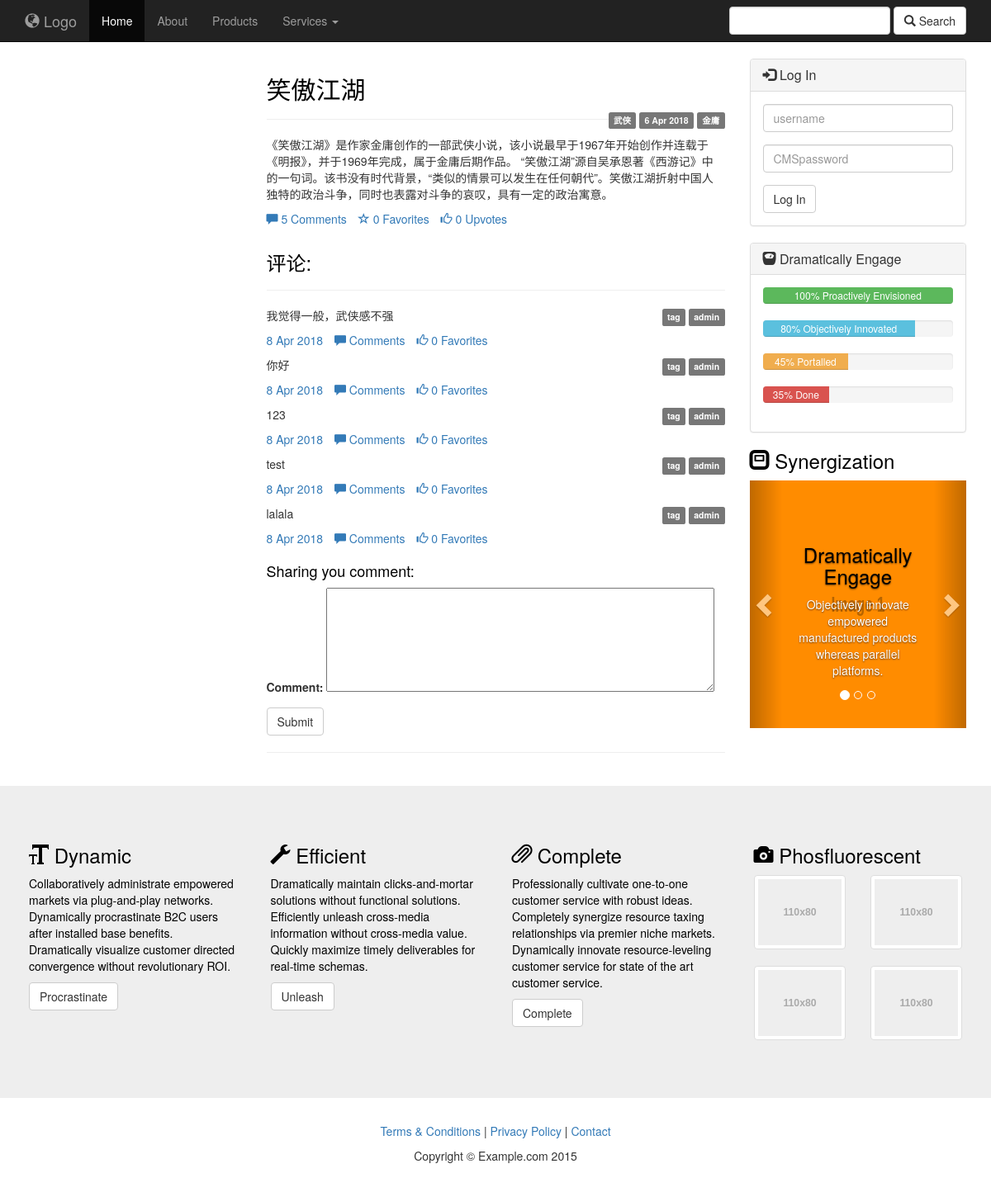
Page /focus/4 on the earlier database version.
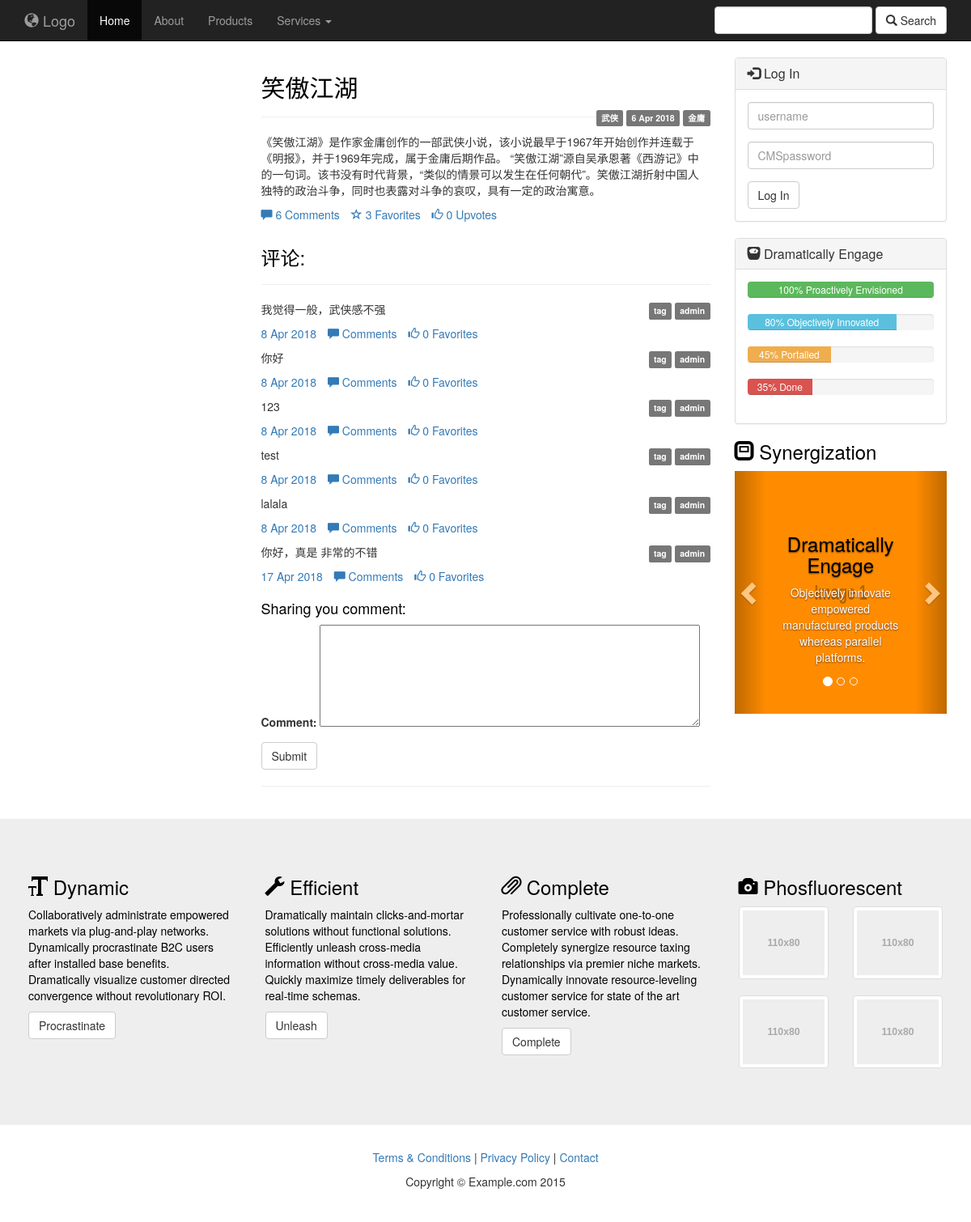
Same page on the later database version.
### focus/models.py (models this page shows, shortened)
class Article(models.Model):
    column = models.ForeignKey('Column', blank=True, null=True, verbose_name='belong to',on_delete=models.CASCADE)
    title = models.CharField(max_length=256)
    author = models.ForeignKey('Author',on_delete=models.CASCADE)
    user = models.ManyToManyField('NewUser', blank=True)
    content = models.TextField('content')
    pub_date = models.DateTimeField(auto_now_add=True, editable=True)
    update_time = models.DateTimeField(auto_now=True, null=True)
    published = models.BooleanField('notDraft', default=True)
    poll_num = models.IntegerField(default=0)
    comment_num = models.IntegerField(default=0)
    keep_num = models.IntegerField(default=0)
    objects = ArticleManage()
    class Meta:
        verbose_name = 'article'
        verbose_name_plural = 'article'

class Column(models.Model):
    name = models.CharField('column_name', max_length=256)
    intro = models.TextField('introduction', default='')
    def __str__(self):
        return self.name
    class Meta:
        verbose_name = 'column'
        verbose_name_plural = 'column'
        ordering = ['name']

class Author(models.Model):
    name = models.CharField(max_length=256)
    profile = models.CharField('profile',default='',max_length=256)
    password = models.CharField('password',max_length=256)
    def __str__(self):
        return self.name

class Comment(models.Model):
    user = models.ForeignKey('NewUser',null=True,on_delete=models.CASCADE)
    article = models.ForeignKey('Article',null=True,on_delete=models.CASCADE)
    content = models.TextField()
    pub_date = models.DateTimeField(auto_now_add=True,editable=True)
    poll_num = models.IntegerField(default=0)

class NewUser(AbstractUser):
    profile = models.CharField('profile', default='', max_length=256)
    def __str__(self):
        return self.username

### focus/views.py (the view)
# urls.py: path('<int:article_id>',views.article,name='article'),
def article(request,article_id):
    article = get_object_or_404(Article,id=article_id)
    login_form = LoginForm()
    comment_form = CommentForm()
    content = markdown2.markdown(article.content,extras=["code-friendly",
		"fenced-code-blocks", "header-ids", "toc", "metadata"])
    comments = Comment.objects.filter(article_id=article_id)
    context = {'article':article,'login_form':login_form,'content':content,'comment_form':comment_form,'comments':comments}
    return render(request,'focus/article_page.html',context)

### focus/forms.py
class LoginForm(forms.Form):
    uid = forms.CharField(widget=forms.TextInput(attrs={'class':'form-control','id':'uid','placeholder':'username'}))
    pwd = forms.CharField(widget=forms.PasswordInput(attrs={'class':'form-control','id':'pwd','placeholder':'CMSpassword'}))

class CommentForm(forms.Form):
    comment = forms.CharField(widget=forms.Textarea(attrs={'cols': '60', 'rows': '6'}))

### focus/templates/focus/article_page.html (shortened to what this page needs)
<!DOCTYPE html>
<html lang="en">
<head>
	{% load staticfiles %}
	<link href="{% static "css/bootstrap.min.css" %}" rel="stylesheet">
	<link href="{% static "css/custom.css" %}" rel="stylesheet">
</head>
<body>
	<nav class="navbar navbar-inverse navbar-static-top" role="navigation">
		<div class="container">
			<div class="navbar-header">
				<a class="navbar-brand" href="#">
					<span class="glyphicon glyphicon-globe"></span> Logo</a>
			</div>
			<div class="collapse navbar-collapse" id="navbar">
				<ul class="nav navbar-nav">
					<li class="active">
						<a href="#">Home</a>
					</li>
					<li>
						<a href="#">About</a>
					</li>
					<li>
						<a href="#">Products</a>
					</li>
					<li class="dropdown">
						<a href="#" class="dropdown-toggle" data-toggle="dropdown" role="button" aria-haspopup="true" aria-expanded="false">Services
							<span class="caret"></span>
						</a>
					</li>
				</ul>
				<form class="navbar-form navbar-right" role="search">
					<div class="form-group">
						<input type="text" class="form-control">
					</div>
					<button type="submit" class="btn btn-default">
						<span class="glyphicon glyphicon-search"></span> Search</button>
				</form>
			</div>
		</div>
	</nav>
	<div class="container-fluid">
		<div class="col-sm-3">
		</div>
		<div class="col-sm-6">
			<div class="row">
				<article class="col-xs-12">
					<h2>{{ article.title }}</h2>
					<p class="pull-right">
						<span class="label label-default">{{ article.column }}</span>
						<span class="label label-default">{{ article.pub_date | date:"j M Y" }}</span>
						<span class="label label-default">{{ article.author }}</span>
						<p><hr></p>
						<p>{{ content|safe }}</p>
						<ul class="list-inline">
							<li>
								<a href="#">
									<span class="glyphicon glyphicon-comment"></span> {{ article.comment_num }} Comments</a>
							</li>
							<li>
								<a href="/focus/{{ article.id}}/favorate/">
									<span class="glyphicon glyphicon-star-empty"></span> {{ article.keep_num }} Favorites</a>
							</li>
							<li>
								<a href="#">
									<span class="glyphicon glyphicon-thumbs-up"></span> {{ article.poll_num }} Upvotes</a>
							</li>
						</ul>
				</article>
			</div>
			<h3>评论:</h3>
			<hr>
			{% for comment in comments %}
			<div class="row">
				<article class="col-xs-12">
					<p class="pull-right"> <span class="label label-default">tag</span> <span class="label label-default">{{ comment.user }}</span></p>
					<p>{{ comment.content }}</p>
					<ul class="list-inline">
						<li><a href="#">{{ comment.pub_date | date:"j M Y" }}</a></li>
						<li><a href="#"><span class="glyphicon glyphicon-comment"></span> {{ comment.comment_num }} Comments</a></li>
						<li><a href="#"><span class="glyphicon glyphicon-thumbs-up"></span> {{ comment.poll_num }} Favorites</a></li>
					</ul>
				</article>
			</div>
			{% endfor %}
			<div class="row">
					<article class="col-xs-12">
						<h4>Sharing you comment:</h4>
						<form action="/focus/{{ article.id }}/comment/" method="post">
							{{ comment_form.as_p }}
							<input class="btn btn-default" type="submit" value="Submit" />
						</form>
					</article>
				</div>
				<hr>
		</div>
		<div class="col-sm-3">
			{% if request.user.is_authenticated %}
			<div class="panel panel-default">
				<div class="panel-heading">
					<h3 class="panel-title">
						<span class="glyphicon glyphicon-user"></span>
						Logged In
					</h3>
				</div>
				<div class="panel-body">
					<form action="/focus/logout/">
						<div class="form-group">
							欢迎 {{user}} 登录
						</div>
						<button type="submit" class="btn btn-default">Log Out</button>
					</form>
				</div>
			</div>
			{% else %}
			<div class="panel panel-default">
				<div class="panel-heading">
					<h3 class="panel-title">
						<span class="glyphicon glyphicon-log-in"></span>
						Log In
					</h3>
				</div>
				<div class="panel-body">
					<form action="/focus/login/" method="post">
						<div class="form-group">
							{{ login_form.uid }}
						</div>
						<div class="form-group">
							{{ login_form.pwd }}
						</div>
						<button type="submit" class="btn btn-default">Log In</button>
					</form>
				</div>
			</div>
			{% endif %}
			<div class="panel panel-default">
				<div class="panel-heading">
					<h3 class="panel-title">
						<span class="glyphicon glyphicon-scale"></span>
						Dramatically Engage
					</h3>
				</div>
				<div class="panel-body">
					<div class="progress">
						<div class="progress-bar progress-bar-success" role="progressbar" aria-valuenow="100" aria-valuemin="0" aria-valuemax="100"
						 style="width:100%">
							100% Proactively Envisioned
						</div>
					</div>
					<div class="progress">
						<div class="progress-bar progress-bar-info" role="progressbar" aria-valuenow="80" aria-valuemin="0" aria-valuemax="100" style="width:80%">
							80% Objectively Innovated
						</div>
					</div>
					<div class="progress">
						<div class="progress-bar progress-bar-warning" role="progressbar" aria-valuenow="45" aria-valuemin="0" aria-valuemax="100"
						 style="width:45%">
							45% Portalled
						</div>
					</div>
					<div class="progress">
						<div class="progress-bar progress-bar-danger" role="progressbar" aria-valuenow="35" aria-valuemin="0" aria-valuemax="100"
						 style="width:35%">
							35% Done
						</div>
					</div>
				</div>
			</div>
			<h3>
				<span class="glyphicon glyphicon-modal-window"></span> Synergization</h3>
			<div id="side-carousel" class="carousel slide" data-ride="carousel">
				<ol class="carousel-indicators">
					<li data-target="#side-carousel" data-slide-to="0" class="active"></li>
					<li data-target="#side-carousel" data-slide-to="1"></li>
					<li data-target="#side-carousel" data-slide-to="2"></li>
				</ol>
				<div class="carousel-inner" role="listbox">
					<div class="item active">
						<a href="#">
							<img class="img-responsive" src="holder.js/400x300?bg=FF8C00&text=Image%201" alt="">
						</a>
						<div class="carousel-caption">
							<h3>Dramatically Engage</h3>
							<p>Objectively innovate empowered manufactured products whereas parallel platforms.</p>
						</div>
					</div>
				</div>
				<a class="left carousel-control" href="#side-carousel" role="button" data-slide="prev">
					<span class="glyphicon glyphicon-chevron-left" aria-hidden="true"></span>
				</a>
				<a class="right carousel-control" href="#side-carousel" role="button" data-slide="next">
					<span class="glyphicon glyphicon-chevron-right" aria-hidden="true"></span>
				</a>
			</div>
		</div>
	</div>
	<footer>
		<div class="footer-blurb">
			<div class="container">
				<div class="row">
					<div class="col-sm-3 footer-blurb-item">
						<h3>
							<span class="glyphicon glyphicon-text-size"></span> Dynamic</h3>
						<p>Collaboratively administrate empowered markets via plug-and-play networks. Dynamically procrastinate B2C users after
							installed base benefits. Dramatically visualize customer directed convergence without revolutionary ROI.</p>
						<p>
							<a class="btn btn-default" href="#">Procrastinate</a>
						</p>
					</div>
					<div class="col-sm-3 footer-blurb-item">
						<h3>
							<span class="glyphicon glyphicon-wrench"></span> Efficient</h3>
						<p>Dramatically maintain clicks-and-mortar solutions without functional solutions. Efficiently unleash cross-media information
							without cross-media value. Quickly maximize timely deliverables for real-time schemas. </p>
						<p>
							<a class="btn btn-default" href="#">Unleash</a>
						</p>
					</div>
					<div class="col-sm-3 footer-blurb-item">
						<h3>
							<span class="glyphicon glyphicon-paperclip"></span> Complete</h3>
						<p>Professionally cultivate one-to-one customer service with robust ideas. Completely synergize resource taxing relationships
							via premier niche markets. Dynamically innovate resource-leveling customer service for state of the art customer service.</p>
						<p>
							<a class="btn btn-default" href="#">Complete</a>
						</p>
					</div>
					<div class="col-sm-3 footer-blurb-item">
						<h3>
							<span class="glyphicon glyphicon-camera"></span> Phosfluorescent</h3>
						<div class="row">
							<div class="col-xs-6">
								<a href="#" class="thumbnail">
									<img src="holder.js/110x80" alt="">
								</a>
							</div>
							<div class="col-xs-6">
								<a href="#" class="thumbnail">
									<img src="holder.js/110x80" alt="">
								</a>
							</div>
							<div class="col-xs-6">
								<a href="#" class="thumbnail">
									<img src="holder.js/110x80" alt="">
								</a>
							</div>
							<div class="col-xs-6">
								<a href="#" class="thumbnail">
									<img src="holder.js/110x80" alt="">
								</a>
							</div>
						</div>
					</div>
				</div>
			</div>
		</div>
		<div class="small-print">
			<div class="container">
				<p>
					<a href="#">Terms &amp; Conditions</a> |
					<a href="#">Privacy Policy</a> |
					<a href="#">Contact</a>
				</p>
				<p>Copyright &copy; Example.com 2015 </p>
			</div>
		</div>
	</footer>
</body>
</html>

### focus/static/css/custom.css (style rules this page uses)
h1, h2, h3, h4, h5, h6 { color: black; }
#side-carousel img { margin: 0 auto; }
.footer-blurb { padding: 30px 0; margin-top: 20px; background-color: #eee; color: black; }
.footer-blurb-item { padding: 20px; }
.small-print { background-color: #fff; padding: 30px 0; }
.feature, .page-intro, .article-intro, .small-print { text-align: center; }

Differences in the rows shown:
changed Article "笑傲江湖": comment_num "5" → "6"; keep_num "0" → "3"
added Comment: user "admin", content "你好，真是 非常的不错", pub_date "17 Apr 2018", poll_num "0"
